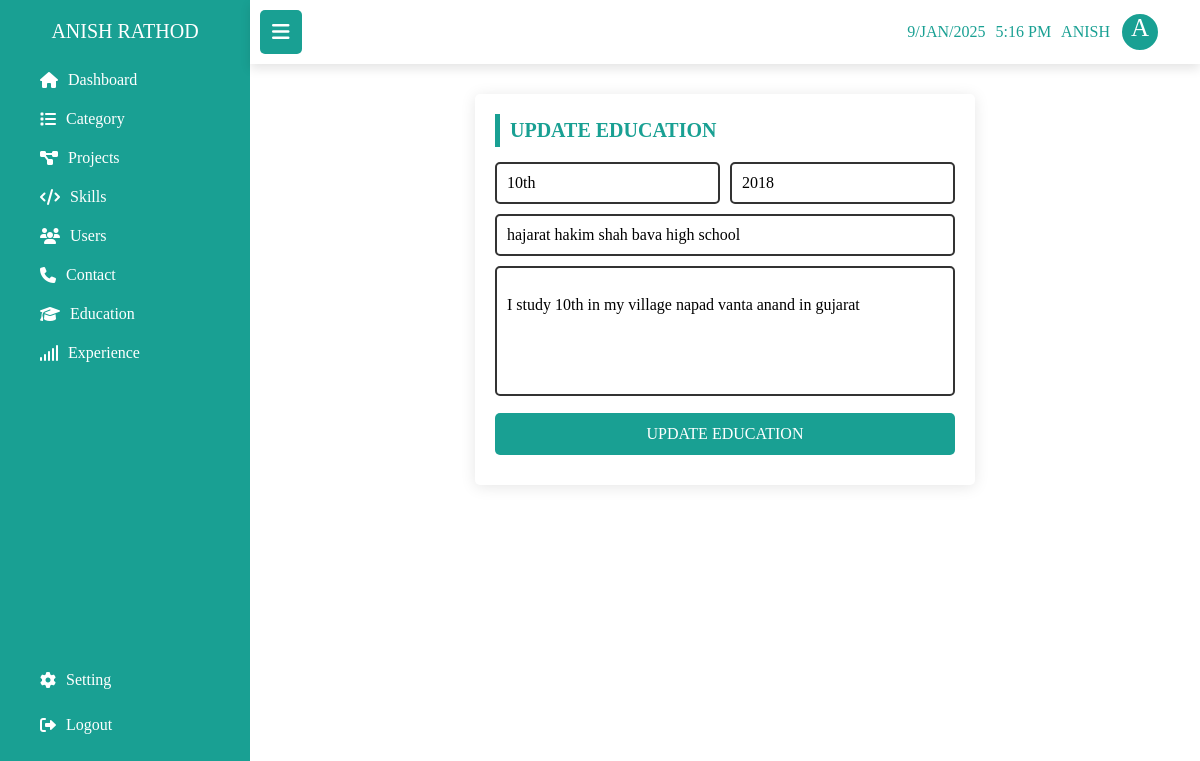
Screenshot of /admin/update_education.php?eduId=1 (signed in) with the database file from the repository.
### tables this page shows
CREATE TABLE `education` (
  `edu_id` int(11) NOT NULL,
  `class` varchar(100) NOT NULL,
  `year` varchar(100) NOT NULL,
  `institute` varchar(255) NOT NULL,
  `description` varchar(255) NOT NULL
);

### admin/update_education.php (the view, shortened to what this page needs)
<?php
include './header.php';
include './sidebar.php';
include './conn.php';
$eduId = $_GET['eduId'];
?>
<div class="data">
    <div class="add_container">
        <div class="form">
            <form action="<?php $_SERVER['PHP_SELF']; ?>" class="add_form" method="POST" autocomplete="off">
                <h3 class=" head">update education</h3>
                <?php
                $select_edu = "SELECT * FROM `education` WHERE edu_id=$eduId";
                $select_edu_run = mysqli_query($conn, $select_edu);
                if (mysqli_num_rows($select_edu_run) > 0) {
                    while ($data = mysqli_fetch_assoc($select_edu_run)) {
                ?>
                        <div class="two">
                            <input type="text" placeholder="class" name='class' value="<?php echo $data['class'] ?>">
                            <input type="text" placeholder="year" name="year" value="<?php echo $data['year'] ?>">
                        </div>
                        <input type="text" name="institute" placeholder="institute name" value="<?php echo $data['institute'] ?>">
                        <textarea placeholder="description" name="description"><?php echo $data['description'] ?></textarea>
                        <input type="submit" value="update education" class="submit_btn" name='up_education'>
                <?php
                    }
                }
                ?>
            </form>
        </div>
    </div>
</div>

### admin/css/admin.css (style rules this page uses)
* { margin: 0; padding: 0; box-sizing: border-box; outline: none; text-decoration: none; text-transform: capitalize; transition: all 0.2s linear; font-family: "Poppins"; }
html { font-size: 62.5%; }
:root { --white: #fff; --black: #000; --main: #19a093; --shadow: 0 0.5rem 1rem rgba(0, 0, 0, 0.1); }
body { margin-left: 25rem; }
.data { padding: 1rem 2rem; position: relative; }
.add_container { width: 100%; height: auto; display: flex; justify-content: center; align-items: center; }
.form { max-width: 50rem; margin: 2rem auto; box-shadow: 0 0.2rem 1.5rem rgba(0, 0, 0, 0.1); border-radius: 0.5rem; padding: 2rem; }
.add_form { width: 100%; }
.add_form .head { text-transform: uppercase; font-size: 2rem; padding: 0.5rem 1rem; border-left: 0.5rem solid var(--main); margin-bottom: 1rem; color: var(--main); }
.add_form input, .add_form textarea, .add_form select { width: 100%; border: 0.2rem solid #333; margin: 0.5rem 0; padding: 1rem; border-radius: 0.5rem; font-size: 1.6rem; color: var(--black); font-weight: 500; text-transform: none; }
.add_form textarea { resize: none; height: 13rem; }
.add_form .two { display: flex; align-items: center; gap: 1rem; }
.add_form .submit_btn { background-color: var(--main); color: #fff; text-transform: uppercase; font-size: 1.6rem; cursor: pointer; border: 0.2rem solid transparent; margin: 1rem 0; }

### rows the page displays
education: class "10th", year "2018", institute "hajarat hakim shah bava high school", description "I study 10th in my village napad vanta anand in gujarat"

### other values shown
$_SESSION['username'] "ANISH"
$_SESSION['username'][0] "A"
